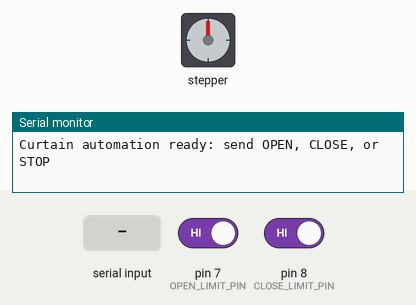
The sketch below on a simulated Arduino Uno, built with avr-gcc and run on an emulated ATmega328P. On the bench: stepper motor, the last lines printed to the serial monitor. The inputs (shaded band) are chosen by the test bench; at power-on: pin 7 (OPEN_LIMIT_PIN) HIGH, pin 8 (CLOSE_LIMIT_PIN) HIGH. Stepper angles assume 200 steps per turn.

Above: at 1.2 s.
1.3 s: "OPEN\n" received over Serial
At 1.45 s:
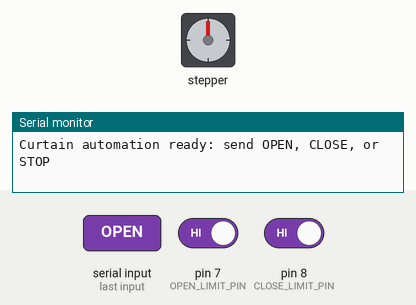
4.3 s: pin 7 (OPEN_LIMIT_PIN) driven LOW
At 4.3 s:
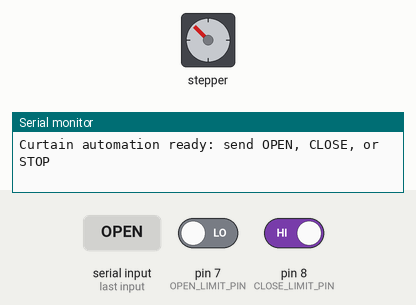
7.3 s: "CLOSE\n" received over Serial
At 7.76 s:
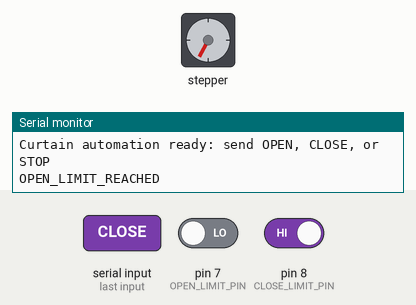
Timing chart, 0 to 17.1 s (numbered marks = the images above; inputs shaded):
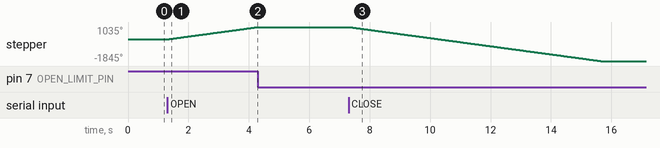

The sketch:

stepper_curtain_controller.ino
```cpp
#include <Stepper.h>

const int STEPS_PER_REV = 200;
const int OPEN_LIMIT_PIN = 7;
const int CLOSE_LIMIT_PIN = 8;

Stepper curtainMotor(STEPS_PER_REV, 2, 3, 4, 5);

void setup() {
  Serial.begin(9600);
  pinMode(OPEN_LIMIT_PIN, INPUT_PULLUP);
  pinMode(CLOSE_LIMIT_PIN, INPUT_PULLUP);
  curtainMotor.setSpeed(60);
  Serial.println("Curtain automation ready: send OPEN, CLOSE, or STOP");
}

void loop() {
  if (!Serial.available()) {
    return;
  }

  String command = Serial.readStringUntil('\n');
  command.trim();
  command.toUpperCase();

  if (command == "OPEN") {
    moveCurtain(true);
  } else if (command == "CLOSE") {
    moveCurtain(false);
  } else if (command == "STOP") {
    Serial.println("STOPPED");
  }
}

void moveCurtain(bool opening) {
  int limitPin = opening ? OPEN_LIMIT_PIN : CLOSE_LIMIT_PIN;
  int direction = opening ? 1 : -1;
  int maxSteps = STEPS_PER_REV * 8;

  for (int stepCount = 0; stepCount < maxSteps; stepCount++) {
    if (digitalRead(limitPin) == LOW) {
      Serial.println(opening ? "OPEN_LIMIT_REACHED" : "CLOSE_LIMIT_REACHED");
      return;
    }
    curtainMotor.step(direction);
  }

  Serial.println(opening ? "OPEN_COMPLETE_ESTIMATED" : "CLOSE_COMPLETE_ESTIMATED");
}
```

Measured:
- after the input at 1.3 s, stepper: keeps turning clockwise at about 346°/s, starting at once
- after the input at 4.3 s, stepper: stops changing and stays 1035°
- after the input at 7.3 s, stepper: turns 2880° counter-clockwise in 8.3 s, starting at once
